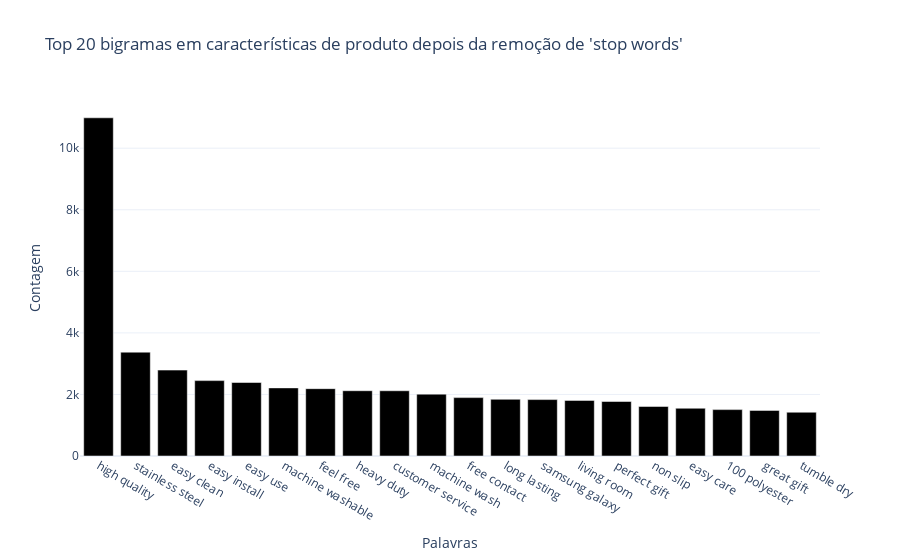

This figure's notebook cell:
### Code cell
def get_top_n_bigrams(corpus, n=None):

    # Define as stopwords padrão do inglês
    stop_words = set(CountVectorizer(stop_words='english').get_stop_words())
    #Adicionando palavras que não trazem valor
    stop_words.add("amazon")
    stop_words.add("com")

    # Converte o conjunto de stopwords para uma lista
    stop_words = list(stop_words)

     # Inicializa o CountVectorizer com as stopwords personalizadas
    vec = CountVectorizer(ngram_range=(2, 2), stop_words=stop_words).fit(corpus)

    # Calcula a frequência das palavras
    bag_of_words = vec.transform(corpus)
    sum_words = bag_of_words.sum(axis=0)
    words_freq = [(word, sum_words[0, idx]) for word, idx in vec.vocabulary_.items()]
    
    # Ordena as palavras pela frequência
    words_freq = sorted(words_freq, key = lambda x: x[1], reverse=True)
    
    return words_freq[:n]

common_words = get_top_n_bigrams(dfMeta['CARACTERISTICAS'], 20)
df1 = pd.DataFrame(common_words, columns = ['CARACTERISTICAS', 'count'])
plotBarCountCaracteristicas(df1, "Top 20 bigramas em características de produto depois da remoção de 'stop words'")

### Figure 1 — Plotly figure (JSON) as saved in the notebook; plotly's stock layout.template omitted (floating-point values rounded to 4 significant figures)
{"data": [{"hovertemplate": "Palavras=%{x}<br>Contagem=%{y}<extra></extra>", "legendgroup": "", "marker": {"color": "black", "pattern": {"shape": ""}}, "name": "", "orientation": "v", "showlegend": false, "textposition": "auto", "type": "bar", "x": ["high quality", "stainless steel", "easy clean", "easy install", "easy use", "machine washable", "feel free", "heavy duty", "customer service", "machine wash", "free contact", "long lasting", "samsung galaxy", "living room", "perfect gift", "non slip", "easy care", "100 polyester", "great gift", "tumble dry"], "xaxis": "x", "y": [10988, 3374, 2791, 2449, 2388, 2213, 2188, 2121, 2120, 2010, 1897, 1843, 1833, 1807, 1771, 1610, 1551, 1507, 1482, 1422], "yaxis": "y"}], "layout": {"barmode": "relative", "legend": {"tracegroupgap": 0}, "title": {"text": "Top 20 bigramas em características de produto depois da remoção de 'stop words'"}, "xaxis": {"anchor": "y", "domain": [0, 1], "title": {"text": "Palavras"}}, "yaxis": {"anchor": "x", "domain": [0, 1], "title": {"text": "Contagem"}}}}
